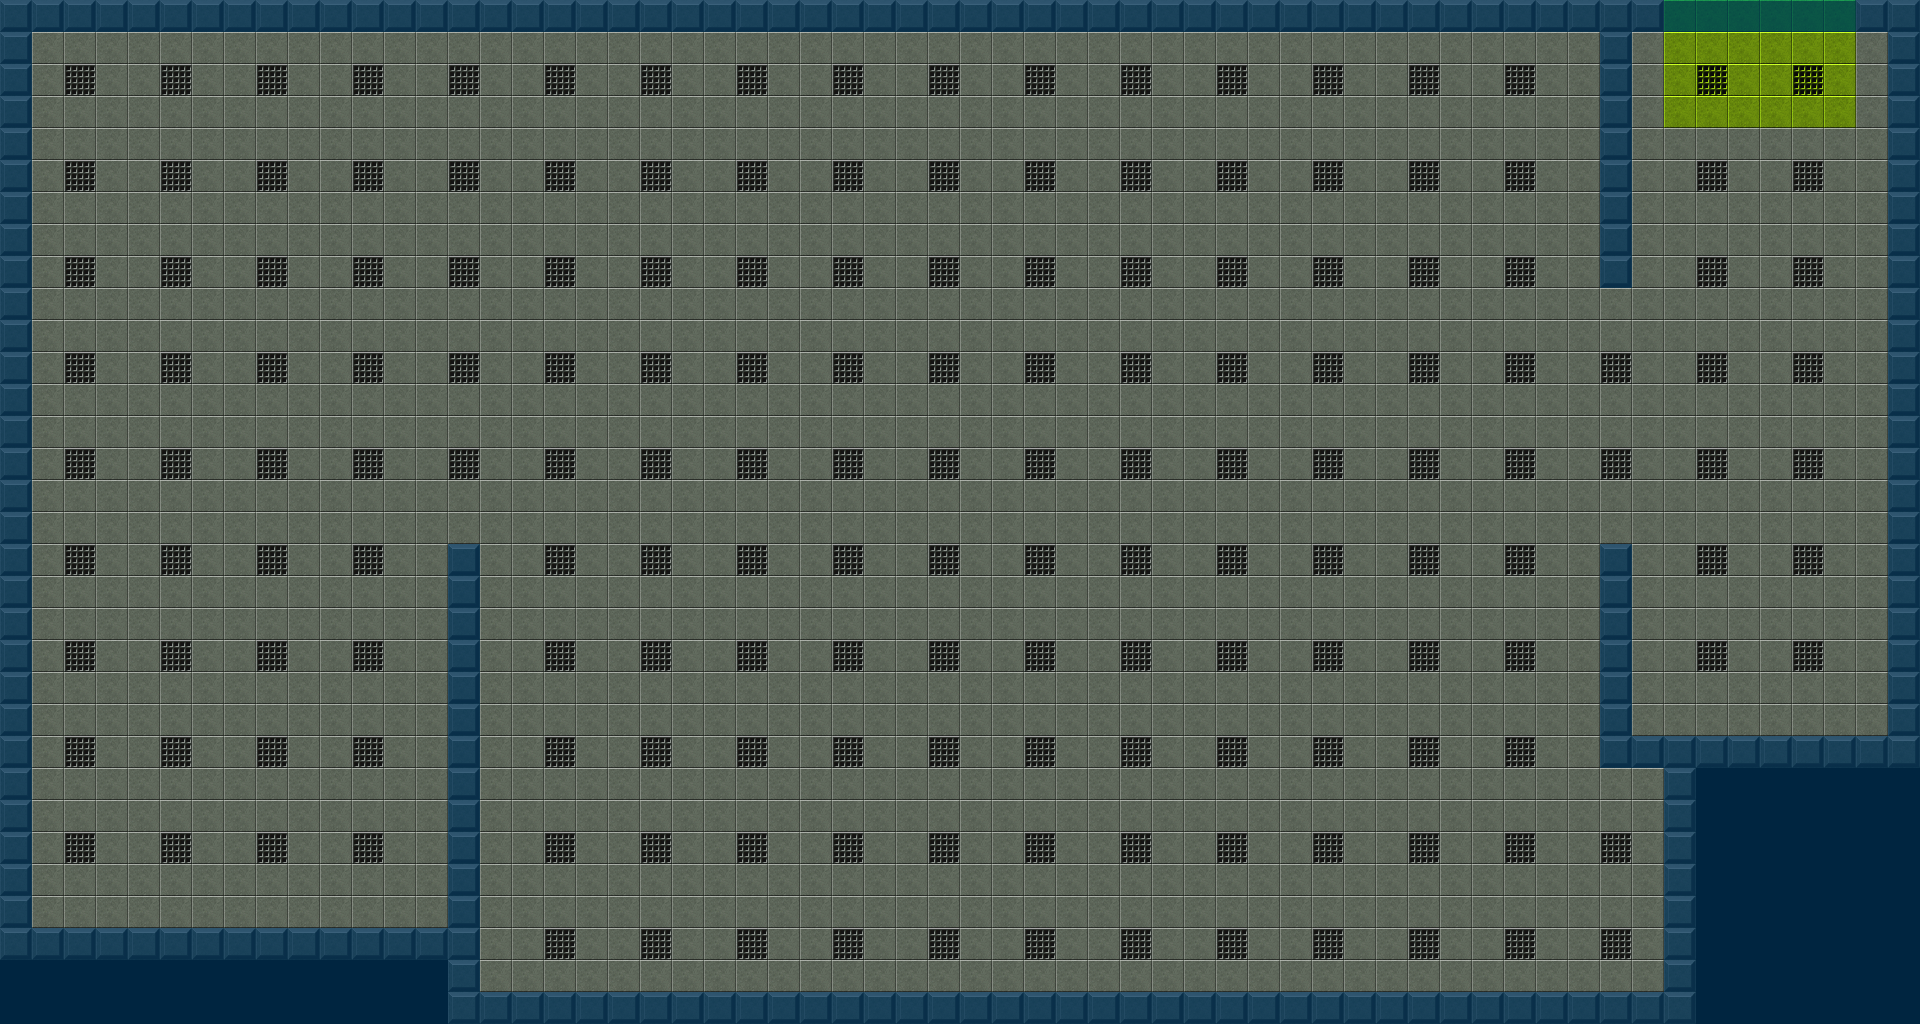

A level layout from a 2D game, rendered from its tile map. Below: a short description, then the map file with tile-grid data replaced by summaries:
An orthogonal 60x32 tile map with 32x32 px tiles, 3 tile layers (terrain, height, collision), 3 tilesets and 14 objects (4x spawn_enemy, 3x spawn_player, objectives_change_room).

<map version="1.2" tiledversion="1.3.5" orientation="orthogonal" renderorder="right-down" width="60" height="32" tilewidth="32" tileheight="32" infinite="0" nextlayerid="9" nextobjectid="17">
 <editorsettings>
  <export target="campaign_01_room_001.json" format="json" />
 </editorsettings>
 <tileset firstgid="1" name="floor" tilewidth="32" tileheight="32" tilecount="140" columns="14">
  <image source="../images/tilesets/scifi_floor.png" width="448" height="320" />
 </tileset>
 <tileset firstgid="141" name="collision_tiles" tilewidth="32" tileheight="32" tilecount="1" columns="1">
  <image source="../images/tilesets/collision.png" width="32" height="32" />
 </tileset>
 <tileset firstgid="142" name="heights" tilewidth="32" tileheight="32" tilecount="6" columns="6">
  <image source="../images/tilesets/heights.png" width="192" height="32" />
 </tileset>
 <layer id="1" name="terrain" width="60" height="32">
  <data>[1920 cells, 1836 non-empty, 6 distinct tile ids]</data>
 </layer>
 <layer id="8" name="height" width="60" height="32">
  <data>[1920 cells, 0 non-empty, 0 distinct tile ids]</data>
 </layer>
 <layer id="4" name="collision" width="60" height="32">
  <data>[1920 cells, 292 non-empty, 1 distinct tile ids]</data>
 </layer>
 <objectgroup id="5" name="navmesh">
  <object id="5" x="64" y="64" width="320" height="832" />
  <object id="6" x="384" y="64" width="160" height="416" />
  <object id="7" x="544" y="64" width="992" height="832" />
  <object id="8" x="1536" y="800" width="96" height="96" />
  <object id="9" x="1536" y="352" width="160" height="128" />
  <object id="11" x="1696" y="64" width="160" height="640" />
 </objectgroup>
 <objectgroup id="3" name="entities">
  <object id="1" type="spawn_player" x="128" y="800">
   <properties>
    <property name="angle" type="float" value="-45" />
   </properties>
   <point />
  </object>
  <object id="3" type="spawn_player" x="128" y="608">
   <point />
  </object>
  <object id="4" type="spawn_player" x="320" y="800">
   <properties>
    <property name="angle" type="float" value="-45" />
   </properties>
   <point />
  </object>
  <object id="12" type="spawn_enemy" x="1184" y="128">
   <properties>
    <property name="angle" type="float" value="180" />
   </properties>
   <point />
  </object>
  <object id="13" type="spawn_enemy" x="1184" y="320">
   <properties>
    <property name="angle" type="float" value="180" />
   </properties>
   <point />
  </object>
  <object id="14" type="spawn_enemy" x="1184" y="704">
   <properties>
    <property name="angle" type="float" value="180" />
   </properties>
   <point />
  </object>
  <object id="15" type="spawn_enemy" x="1184" y="512">
   <properties>
    <property name="angle" type="float" value="180" />
   </properties>
   <point />
  </object>
 </objectgroup>
 <objectgroup id="7" name="objectives">
  <object id="16" type="objectives_change_room" x="1664" y="0" width="192" height="128">
   <properties>
    <property name="target" value="Campaign_01_Room_002" />
   </properties>
  </object>
 </objectgroup>
</map>
